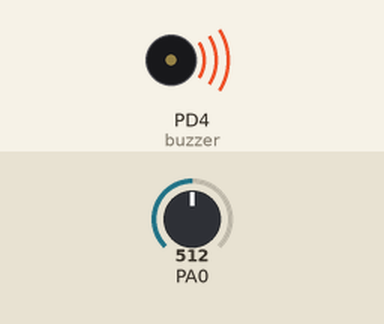
Recording of a program running on a simulated ATmega32, built with avr-gcc and emulated at 16 MHz. Parts: buzzer (waves = sounding, pin HIGH). Inputs (shaded band) come from the test bench; at power-on: PA0 = 512.

Above: at 1.2 s.
1.3 s: PA0 set to 915
2.8 s: PA0 set to 949
At 4.0 s:
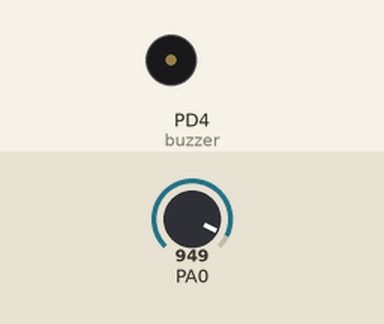
4.3 s: PA0 set to 921
At 5.2 s:
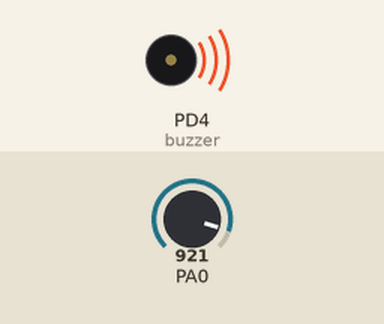
5.8 s: PA0 set to 941
At 6.4 s:
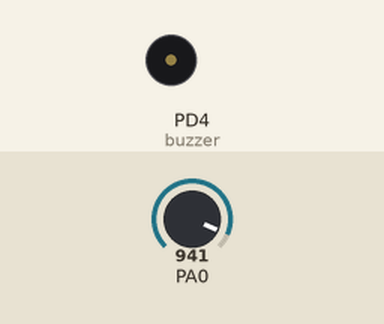
Timing chart, 0 to 8.3 s (numbered marks = the images above; inputs shaded):
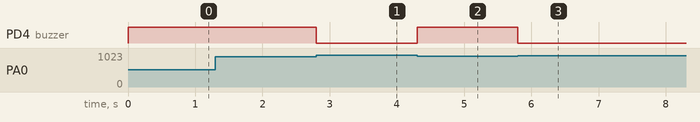

The program:

main.c
```c
/*
 *ldr_adc.c
 *
 * Created: 11/10/2020 6:38:08 PM
 * Author : Vickey
 */
#include <avr/io.h>
#include <avr/pgmspace.h>
#include <util/delay.h>


void InitADC()
{
	ADMUX=(1<<REFS0);									// For Aref=AVcc;
	ADCSRA=(1<<ADEN)|(1<<ADPS2)|(1<<ADPS1)|(1<<ADPS0);	// Prescalar div factor =128
}

uint16_t ReadADC(uint8_t ch)
{
	//Select ADC Channel ch must be 0-7
	ch=ch&0b00000111;
	ADMUX&=0b11100000;
	ADMUX|=ch;

	//Start Single conversion
	ADCSRA|=(1<<ADSC);

	//Wait for conversion to complete
	while(!(ADCSRA & (1<<ADIF)));

	//Clear ADIF by writing one to it
	//Note you may be wondering why we have write one to clear it
	//This is standard way of clearing bits in io as said in datasheets.
	//The code writes '1' but it result in setting bit to '0' !!!

	ADCSRA|=(1<<ADIF);

	return(ADC);
}

void main()
{
	uint16_t adc_result;
   	DDRD=0b00010000; // set pin 4 on port D as output to control the buzzer

   	DDRA&=~(1<<0);
	uint16_t limit=931;

	//Initialize ADC
	InitADC();

	//Put some intro text into LCD


	while(1)
	{
		adc_result=ReadADC(0);           // Read Analog value from channel-0


		if(adc_result<limit){
			PORTD|=(1<<4); //turn on the buzzer

		}
		if(adc_result>limit)
		{
			PORTD&=~(1<<4); //turn off the buzzer
		}
	}
}
```

Measured:
- the behaviour switches between 931 and 932 on PA0 (found by bisection; images 0 and 1)
- after the input at 1.3 s, every drawn part: stays the same
- after the input at 2.8 s, PD4 (buzzer): HIGH → LOW at once
- after the input at 4.3 s, PD4 (buzzer): LOW → HIGH at once
- after the input at 5.8 s, PD4 (buzzer): HIGH → LOW at once
